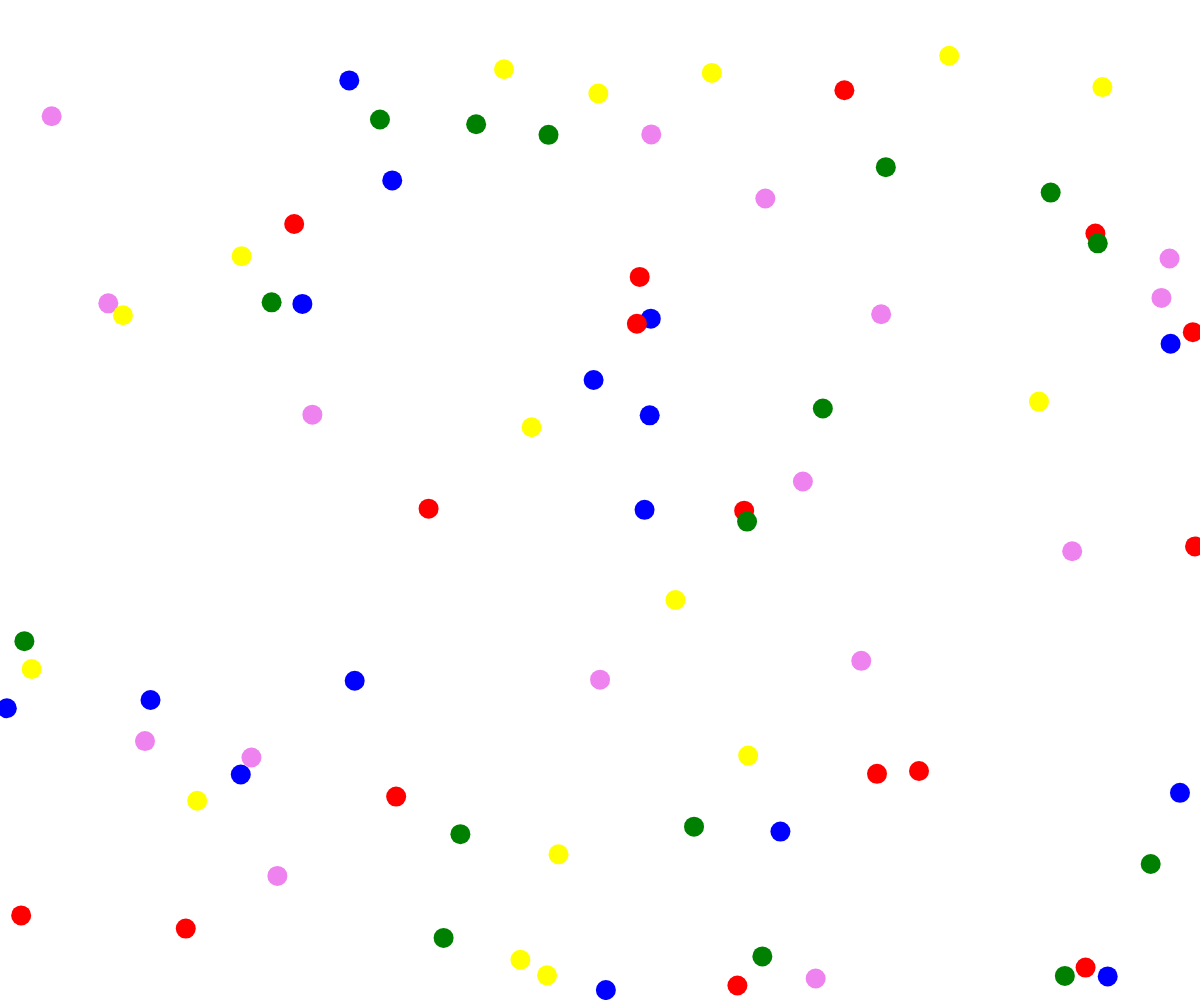
Frame 1 (no input)
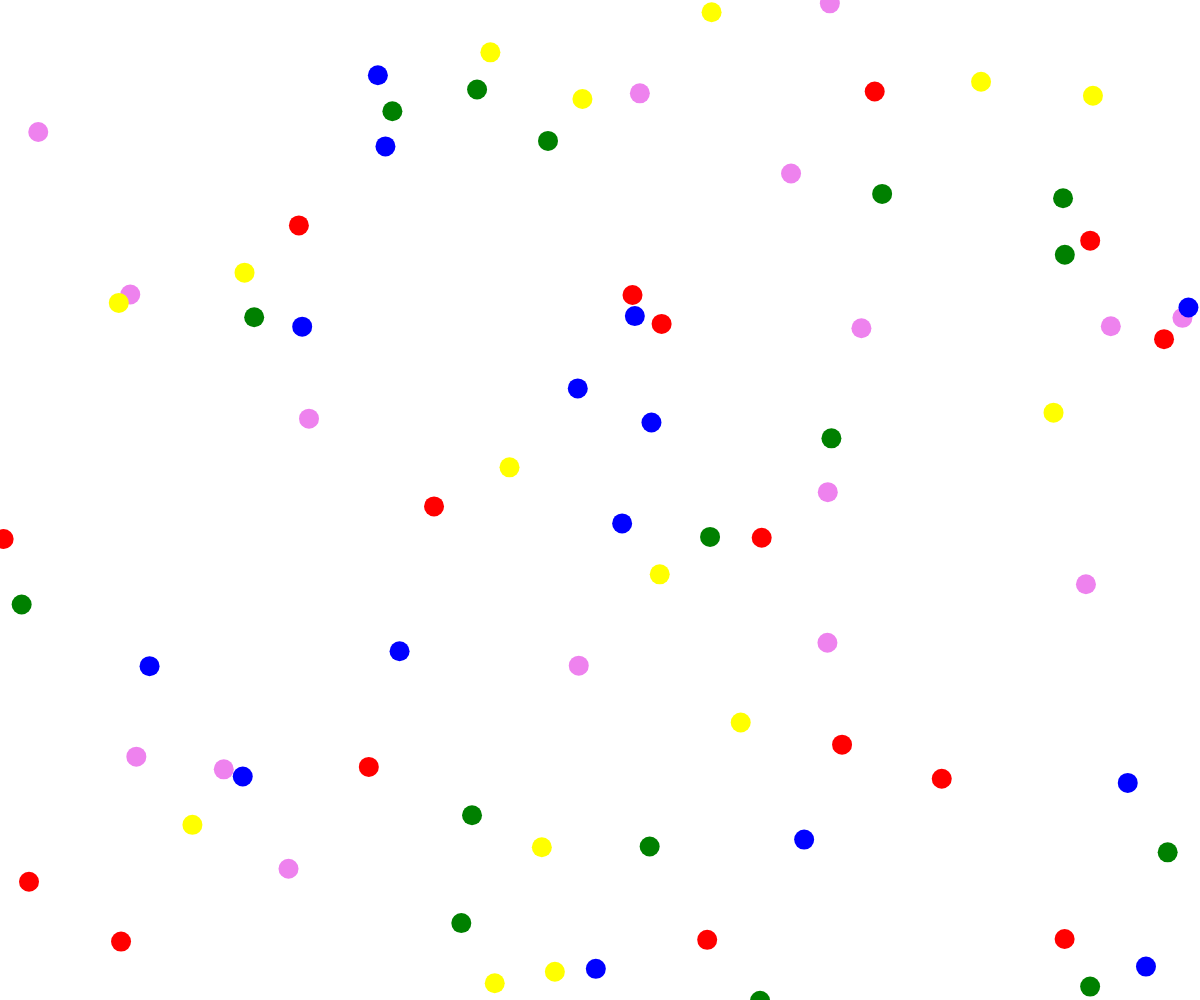
Frame 60 (no input)
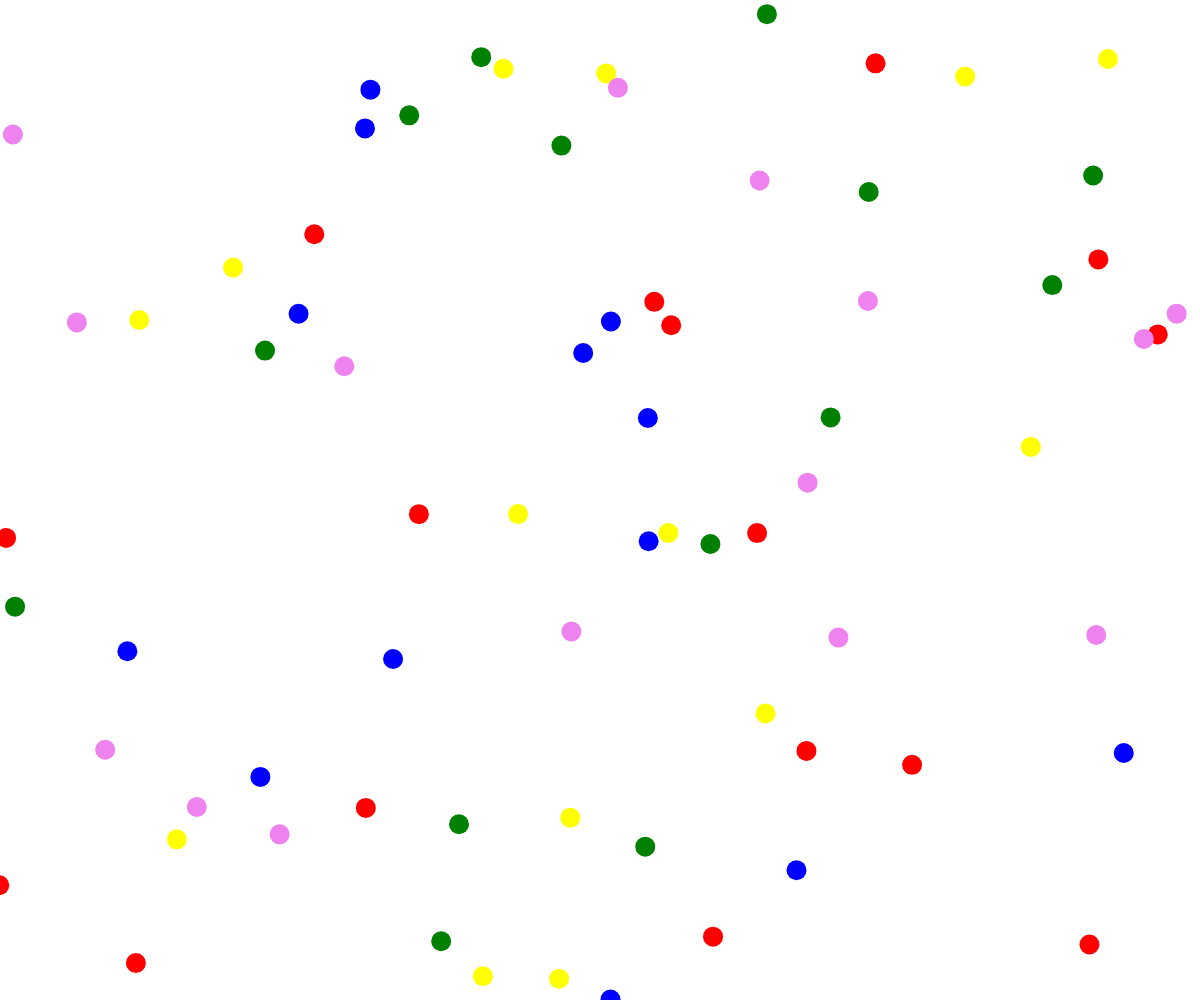
Frame 120 (the mouse pressed at the canvas centre since frame 60)

The p5.js sketch that drew these frames (run headless with seeded random() and noise() and a simulated clock; from frame 60 on, the mouse is pressed at the canvas centre):

// p5.js sketch
// ── sketch.js


function setup() {
    createCanvas(WIDTH, HEIGHT);
}

const listOfAtoms = [];

for (let i = 0; i < n; i++) {
    listOfAtoms.push(new Atom({ randomRate, color: colors[i % colors.length] }))
}

function draw() {
    clear()
    listOfAtoms.forEach(x => {
        x.create();
    });
}



// 2 ) CREATE DISTANCE FUNCTION 





































// const distance = (a, b) => {
//     return Math.sqrt((a.position[0] - b.position[0]) ** 2 + (a.position[1] - b.position[1]) ** 2)
// }



//################################### SCORES ##################################
// const scores = {}
// colors.forEach(c => { scores[c] = 0 })

// const printScores = () => {
//     const updatedScores = { ...scores }
//     listOfAtoms.forEach(x => {
//         let c = x.color
//         updatedScores[c] += 1
//     })
//     console.log(updatedScores)
// }


// ── constants.js

const WIDTH = window.innerWidth;
const HEIGHT = window.innerHeight;

const colors = ['red', 'violet', 'yellow', 'green', 'blue'];

const n = 80; // population size
const randomRate = 10;
const radius = 20; // radius of the atoms
const detectionDistance = 100;
// ── objects.js


class Atom {

    constructor({ randomRate, color }) {
        this.position = [Math.random() * WIDTH, Math.random() * HEIGHT]
        this.radius = radius;
        this.randomRate = randomRate;
        this.color = color;
    }

    move = () => {
        this.position[0] += random(this.randomRate) - this.randomRate / 2; // ramdom value between -(randomRate/2) and +(randomRate/2)
        this.position[1] += random(this.randomRate) - this.randomRate / 2;

        if (this.position[0] - this.radius / 2 > WIDTH) this.position[0] = - this.radius // avoid getting out of canvas
        if (this.position[1] - this.radius / 2 > HEIGHT) this.position[1] = - this.radius;
    }

    create = () => {
        this.move();
        fill(this.color);
        noStroke();
        circle(this.position[0], this.position[1], this.radius);
    }


    // 1 ) CREATE COLLISION CHECK FUNCTION




    // 3 ) CREATE DETECT FUNCTION




    // 4 ) CREATE EAT FUNCTION




}
